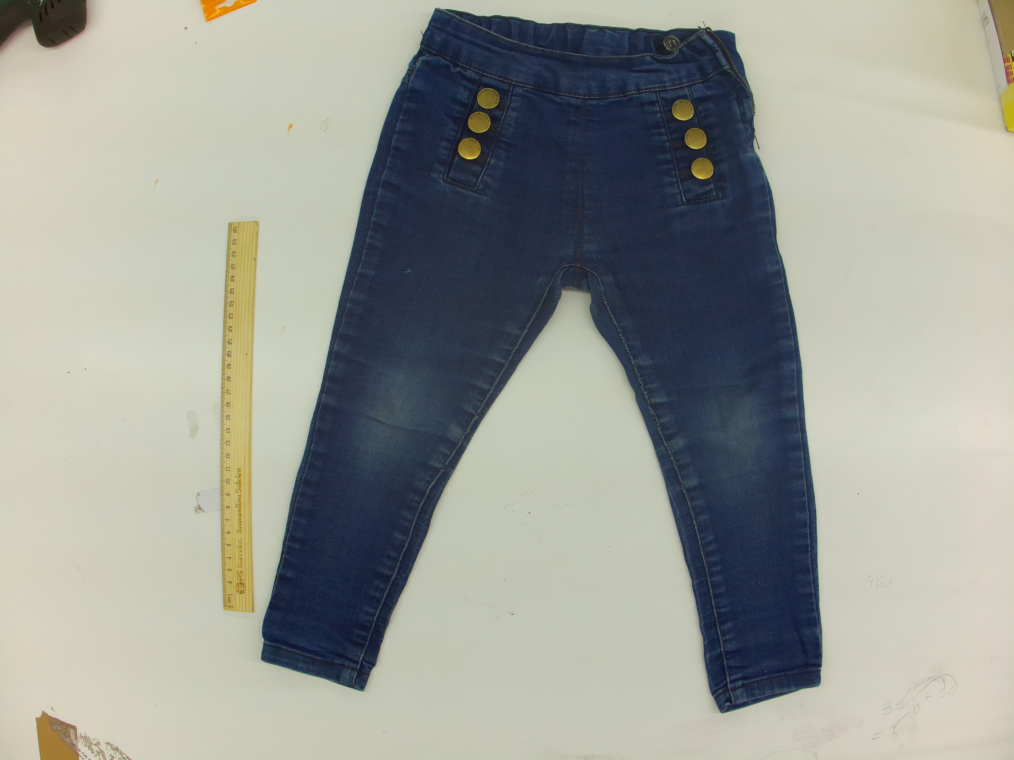
#> input picture test_images_mesurements/semburaco.jpg, 4056 x 3040 px, found by its file name (shown at 1/4 size)
$ python simple_direct_detector.py
#> lines starting #> are read from the running program, lines starting #| are printed output that depends on the picture; after the words box and inside, x2 and y2 are one past the last pixel; in counts of white or black regions, pixels touching at a corner belong together; pictures that were not available may be replaced by others from this repository, and a replacement may not be noted
#!/usr/bin/env python3
"""
SIMPLE AND DIRECT HOLE DETECTOR
1. Crop fabric only
2. Align perfectly
3. Compare directly
4. Find holes
"""

import cv2
import numpy as np
from pathlib import Path
import json

class SimpleDirectDetector:
    def __init__(self):
        self.debug = True

    def crop_fabric_only(self, img):
        """
        CROP APENAS O TECIDO - remove tudo o resto
        """
        print(f"  📐 Cropping fabric from {img.shape}")

        # Convert to grayscale
        gray = cv2.cvtColor(img, cv2.COLOR_BGR2GRAY)

        # Use threshold to separate garment from white background
        # Background is typically very light (> 200)
        _, binary = cv2.threshold(gray, 200, 255, cv2.THRESH_BINARY_INV)

        # Clean up with morphology
        kernel = np.ones((5,5), np.uint8)
        binary = cv2.morphologyEx(binary, cv2.MORPH_CLOSE, kernel)
        binary = cv2.morphologyEx(binary, cv2.MORPH_OPEN, kernel)

        # Find contours
        contours, _ = cv2.findContours(binary, cv2.RETR_EXTERNAL, cv2.CHAIN_APPROX_SIMPLE)

        if not contours:
            print(f"    ⚠️ No contours found, returning original")
            return img, (0, 0, img.shape[1], img.shape[0])

        # Find the largest contour (the garment)
        largest = max(contours, key=cv2.contourArea)

        # Check if contour is significant (at least 10% of image)
        image_area = img.shape[0] * img.shape[1]
        contour_area = cv2.contourArea(largest)

        if contour_area < image_area * 0.1:
            print(f"    ⚠️ Contour too small ({contour_area} < {image_area*0.1}), returning original")
            return img, (0, 0, img.shape[1], img.shape[0])

        # Get bounding box
        x, y, w, h = cv2.boundingRect(largest)

        # Add small padding
        padding = 50
        x = max(0, x - padding)
        y = max(0, y - padding)
        w = min(img.shape[1] - x, w + 2*padding)
        h = min(img.shape[0] - y, h + 2*padding)

        # CROP the fabric
        cropped = img[y:y+h, x:x+w]

        print(f"    ✅ Cropped to {cropped.shape} at ({x},{y}) (kept {100*(cropped.size/img.size):.1f}% of image)")

        return cropped, (x, y, w, h)

    def align_images_perfectly(self, img1, img2):
        """
        Alinha as duas imagens PERFEITAMENTE usando SIFT
        """
        print(f"  🎯 Aligning images...")

        # Ensure same size
        if img1.shape != img2.shape:
            # Resize img2 to match img1
            img2 = cv2.resize(img2, (img1.shape[1], img1.shape[0]))

        # Convert to grayscale
        gray1 = cv2.cvtColor(img1, cv2.COLOR_BGR2GRAY)
        gray2 = cv2.cvtColor(img2, cv2.COLOR_BGR2GRAY)

        # Use SIFT for best feature detection
        sift = cv2.SIFT_create(nfeatures=10000)  # Many features for perfect alignment

        # Detect keypoints and descriptors
        kp1, des1 = sift.detectAndCompute(gray1, None)
        kp2, des2 = sift.detectAndCompute(gray2, None)

        print(f"    Found {len(kp1)} and {len(kp2)} keypoints")

        if des1 is None or des2 is None or len(des1) < 4 or len(des2) < 4:
            print("    ⚠️ Not enough features, returning original")
            return img2

        # Use FLANN matcher for best matches
        FLANN_INDEX_KDTREE = 1
        index_params = dict(algorithm=FLANN_INDEX_KDTREE, trees=5)
        search_params = dict(checks=100)
        flann = cv2.FlannBasedMatcher(index_params, search_params)

        # Find matches
        matches = flann.knnMatch(des1, des2, k=2)

        # Filter good matches using Lowe's ratio test
        good_matches = []
        for match_pair in matches:
            if len(match_pair) == 2:
                m, n = match_pair
                if m.distance < 0.7 * n.distance:
                    good_matches.append(m)

        print(f"    Found {len(good_matches)} good matches")

        if len(good_matches) < 4:
            print("    ⚠️ Not enough good matches")
            return img2

        # Get matching points
        src_pts = np.float32([kp1[m.queryIdx].pt for m in good_matches]).reshape(-1, 1, 2)
        dst_pts = np.float32([kp2[m.trainIdx].pt for m in good_matches]).reshape(-1, 1, 2)

        # Find homography
        M, mask = cv2.findHomography(dst_pts, src_pts, cv2.RANSAC, 5.0)

        if M is None:
            print("    ⚠️ Could not find homography")
            return img2

        # Warp img2 to align with img1
        aligned = cv2.warpPerspective(img2, M, (img1.shape[1], img1.shape[0]))

        print(f"    ✅ Aligned successfully")
        return aligned

    def compare_and_find_holes(self, golden, test):
        """
        Compara diretamente pixel a pixel e encontra buracos
        """
        print(f"  🔍 Comparing images pixel by pixel...")

        # Multiple comparison methods
        differences = []

        # 1. Direct BGR difference
        diff_bgr = cv2.absdiff(golden, test)
        diff_gray = cv2.cvtColor(diff_bgr, cv2.COLOR_BGR2GRAY)
        differences.append(diff_gray)

        # 2. Convert to LAB for perceptual difference
        golden_lab = cv2.cvtColor(golden, cv2.COLOR_BGR2Lab)
        test_lab = cv2.cvtColor(test, cv2.COLOR_BGR2Lab)
        diff_lab = cv2.absdiff(golden_lab, test_lab)
        diff_lab_gray = cv2.cvtColor(diff_lab, cv2.COLOR_Lab2BGR)
        diff_lab_gray = cv2.cvtColor(diff_lab_gray, cv2.COLOR_BGR2GRAY)
        differences.append(diff_lab_gray)

        # Combine all differences
        combined_diff = np.zeros_like(diff_gray, dtype=np.float32)
        for diff in differences:
            combined_diff += diff.astype(np.float32)
        combined_diff = (combined_diff / len(differences)).astype(np.uint8)

        # Apply Gaussian blur to reduce noise
        combined_diff = cv2.GaussianBlur(combined_diff, (5, 5), 0)

        # Multiple threshold levels for better detection
        thresholds = []

        # Low threshold for subtle differences
        _, thresh1 = cv2.threshold(combined_diff, 15, 255, cv2.THRESH_BINARY)
        thresholds.append(thresh1)

        # Adaptive threshold for local variations
        thresh2 = cv2.adaptiveThreshold(combined_diff, 255, cv2.ADAPTIVE_THRESH_GAUSSIAN_C,
                                       cv2.THRESH_BINARY, 11, 2)
        thresholds.append(thresh2)

        # Otsu's threshold
        _, thresh3 = cv2.threshold(combined_diff, 0, 255, cv2.THRESH_BINARY + cv2.THRESH_OTSU)
        thresholds.append(thresh3)

        # Combine all thresholds
        binary = np.zeros_like(combined_diff)
        for thresh in thresholds:
            binary = cv2.bitwise_or(binary, thresh)

        # Clean up with morphology - smaller kernel to preserve small holes
        kernel = np.ones((2, 2), np.uint8)
        binary = cv2.morphologyEx(binary, cv2.MORPH_CLOSE, kernel)
        binary = cv2.morphologyEx(binary, cv2.MORPH_OPEN, kernel)

        # Find contours (potential holes)
        contours, _ = cv2.findContours(binary, cv2.RETR_EXTERNAL, cv2.CHAIN_APPROX_SIMPLE)

        print(f"    Found {len(contours)} differences")

        # Analyze each difference
        holes = []
        for contour in contours:
            area = cv2.contourArea(contour)

            # Lower minimum area to catch small holes
            if 10 < area < 50000:
                x, y, w, h = cv2.boundingRect(contour)

                # Get center
                M = cv2.moments(contour)
                if M["m00"] != 0:
                    cx = int(M["m10"] / M["m00"])
                    cy = int(M["m01"] / M["m00"])
                else:
                    cx, cy = x + w//2, y + h//2

                # Check if it's darker (likely a hole)
                golden_roi = cv2.cvtColor(golden[y:y+h, x:x+w], cv2.COLOR_BGR2GRAY)
                test_roi = cv2.cvtColor(test[y:y+h, x:x+w], cv2.COLOR_BGR2GRAY)

                if golden_roi.size > 0 and test_roi.size > 0:
                    brightness_diff = float(np.mean(golden_roi) - np.mean(test_roi))

                    # If test is darker, it's likely a hole (lower threshold)
                    if brightness_diff > 2:
                        hole = {
                            'center': [cx, cy],
                            'bbox': [x, y, w, h],
                            'area': float(area),
                            'brightness_diff': brightness_diff,
                            'confidence': min(100, brightness_diff * 2)
                        }
                        holes.append(hole)

        # Sort by confidence
        holes.sort(key=lambda x: x['confidence'], reverse=True)

        return holes, binary

    def detect(self, golden_path, test_path, output_path=None):
        """
        MAIN DETECTION - Simple and Direct
        """
        print(f"\n{'='*60}")
        print("SIMPLE DIRECT HOLE DETECTOR")
        print(f"{'='*60}")

        # Load images
        print(f"\n📷 Loading images...")
        golden = cv2.imread(str(golden_path))
        test = cv2.imread(str(test_path))

        if golden is None or test is None:
            print("❌ Error loading images")
            return None

        # STEP 1: CROP FABRIC ONLY
        print(f"\n✂️ STEP 1: Cropping fabric only...")
        golden_cropped, golden_bbox = self.crop_fabric_only(golden)
        test_cropped, test_bbox = self.crop_fabric_only(test)

        # Save cropped for debug
        if self.debug:
            cv2.imwrite("debug_golden_cropped.png", golden_cropped)
            cv2.imwrite("debug_test_cropped.png", test_cropped)

        # STEP 2: ALIGN PERFECTLY
        print(f"\n🎯 STEP 2: Aligning cropped images...")
        test_aligned = self.align_images_perfectly(golden_cropped, test_cropped)

        # Save aligned for debug
        if self.debug:
            cv2.imwrite("debug_test_aligned.png", test_aligned)

        # STEP 3: COMPARE DIRECTLY
        print(f"\n🔍 STEP 3: Comparing pixel by pixel...")
        holes, diff_mask = self.compare_and_find_holes(golden_cropped, test_aligned)

        # Save diff for debug
        if self.debug:
            cv2.imwrite("debug_diff_mask.png", diff_mask)

        print(f"\n✅ Found {len(holes)} potential holes")

        # Show results
        for i, hole in enumerate(holes[:5], 1):
            print(f"\n  {i}. HOLE at ({hole['center'][0]}, {hole['center'][1]})")
            print(f"     Size: {hole['bbox'][2]}x{hole['bbox'][3]} pixels")
            print(f"     Area: {hole['area']:.0f} pixels²")
            print(f"     Darker by: {hole['brightness_diff']:.1f} units")
            print(f"     Confidence: {hole['confidence']:.0f}%")

        # Create visualization
        if output_path:
            self.visualize(golden_cropped, test_cropped, test_aligned, holes, diff_mask, output_path)

        return {
            'holes_found': len(holes),
            'holes': holes[:10],
            'golden_crop': golden_bbox,
            'test_crop': test_bbox
        }

    def visualize(self, golden, test, aligned, holes, diff_mask, output_path):
        """
        Create simple visualization
        """
        # Mark holes on aligned image
        marked = aligned.copy()

        for i, hole in enumerate(holes[:10]):
            x, y, w, h = hole['bbox']
            cx, cy = hole['center']

            # Draw rectangle
            cv2.rectangle(marked, (x, y), (x+w, y+h), (0, 0, 255), 2)

            # Draw center
            cv2.circle(marked, (cx, cy), 5, (0, 0, 255), -1)

            # Add text
            text = f"#{i+1}"
            cv2.putText(marked, text, (x, y-5), cv2.FONT_HERSHEY_SIMPLEX, 0.5, (0, 0, 255), 2)

        # Create comparison grid
        h, w = golden.shape[:2]

        # Make all images same size
        if test.shape != golden.shape:
            test = cv2.resize(test, (w, h))
        if aligned.shape != golden.shape:
            aligned = cv2.resize(aligned, (w, h))
        if marked.shape != golden.shape:
            marked = cv2.resize(marked, (w, h))

        # Create 2x2 grid
        grid = np.zeros((h*2, w*2, 3), dtype=np.uint8)
        grid[:h, :w] = golden  # Golden cropped
        grid[:h, w:] = test    # Test cropped
        grid[h:, :w] = aligned  # Test aligned
        grid[h:, w:] = marked   # Marked holes

        # Add labels
        font = cv2.FONT_HERSHEY_SIMPLEX
        cv2.putText(grid, "GOLDEN (CROPPED)", (10, 30), font, 0.8, (0, 255, 0), 2)
        cv2.putText(grid, "TEST (CROPPED)", (w+10, 30), font, 0.8, (0, 255, 255), 2)
        cv2.putText(grid, "TEST (ALIGNED)", (10, h+30), font, 0.8, (255, 255, 0), 2)
        cv2.putText(grid, f"HOLES: {len(holes)}", (w+10, h+30), font, 0.8, (0, 0, 255), 2)

        # Save
        cv2.imwrite(str(output_path), grid)
        print(f"\n💾 Result saved to: {output_path}")

        # Save marked only
        marked_path = str(output_path).replace('.png', '_marked.png')
        cv2.imwrite(marked_path, marked)
        print(f"💾 Marked image saved to: {marked_path}")


def main():
    """Run the simple direct detector"""
    detector = SimpleDirectDetector()

    golden = "/home/celso/projects/qa_dashboard/test_images_mesurements/semburaco.jpg"
    test = "/home/celso/projects/qa_dashboard/test_images_mesurements/buraco.jpg"
    output = "/home/celso/projects/qa_dashboard/ai_mesurement/simple_direct_result.png"

    result = detector.detect(golden, test, output)
#> in detect, golden is the input picture: shape (3040, 4056, 3); mean B, G, R 148.5, 156.2, 153.4
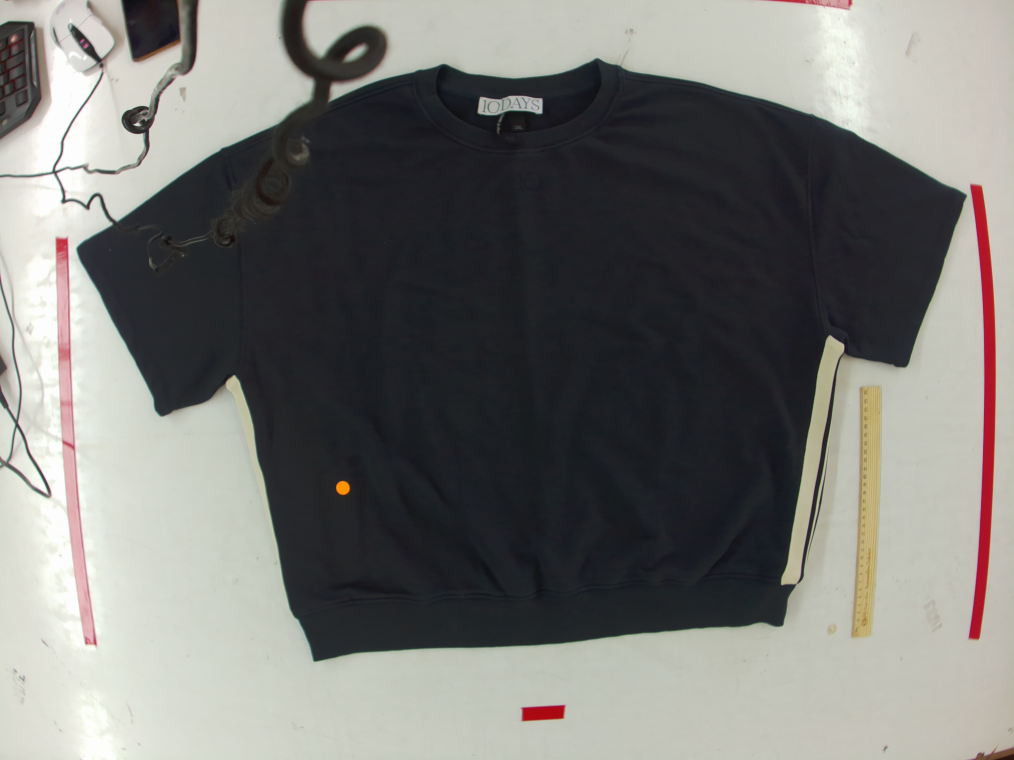
#> input picture test_images_mesurements/ant.jpg, 4056 x 3040 px, given in place of buraco.jpg, which was not available (shown at 1/4 size)
#> in detect, test is the input picture: shape (3040, 4056, 3); mean B, G, R 116.6, 119.9, 120.4
#|   📐 Cropping fabric from (3040, 4056, 3)
#> in crop_fabric_only, `binary = cv2.morphologyEx(binary, cv2.MORPH_OPEN, kernel)`:
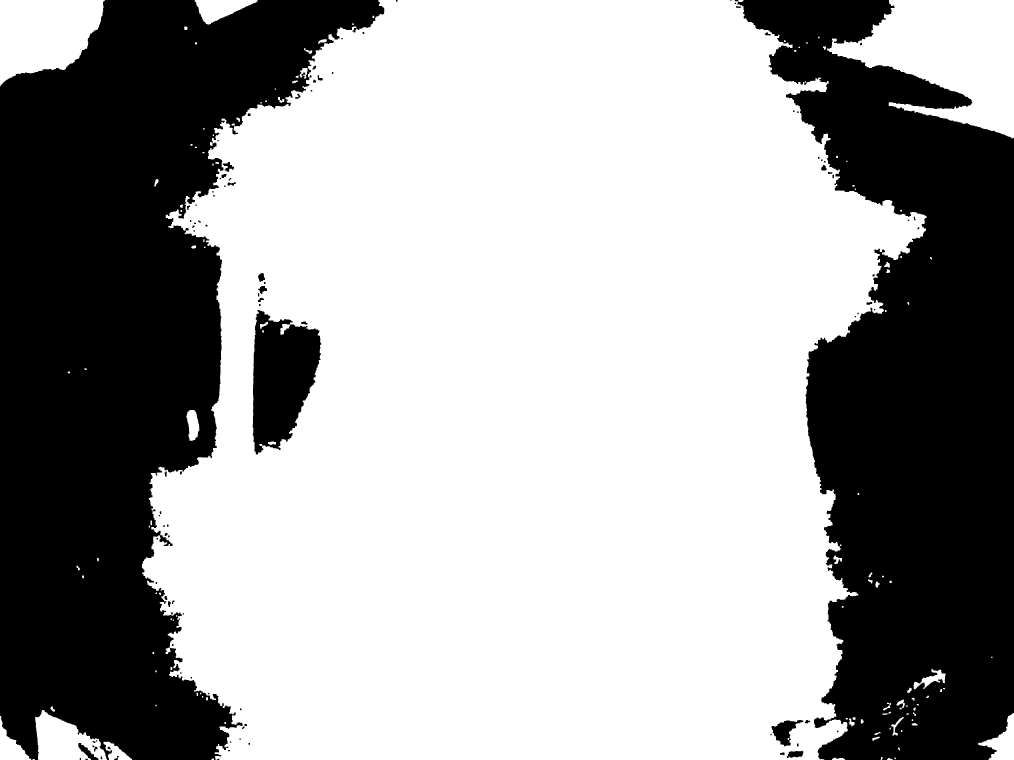
#> binary: shape (3040, 4056) (shown at 1/4 size); 63% white; 100 black regions (1 under 20 px)
#> in crop_fabric_only, `contours, _ = cv2.findContours(binary, cv2.RETR_EXTERNAL, cv2.CHAIN_AP..`: contours = 126 contours, 6 with area under 20; largest, box (x1, y1, x2, y2) and area: (568, 0, 3706, 3040) 7445806, (3308, 0, 4056, 553) 232272, (0, 0, 419, 345) 103851, (141, 2840, 428, 3040) 33802, (779, 0, 1030, 98) 13250
#> in crop_fabric_only, `largest = max(contours, key=cv2.contourArea)`: largest = contour of 4754 points, box (x1, y1, x2, y2) (568, 0, 3706, 3040), area 7445806
#> in crop_fabric_only, `contour_area = cv2.contourArea(largest)`: contour_area = 7445805.5
#> in crop_fabric_only, `x, y, w, h = cv2.boundingRect(largest)`: x = 568; y = 0; w = 3138; h = 3040
#> in crop_fabric_only, `x = max(0, x - padding)`: x = 518
#> in crop_fabric_only, `w = min(img.shape[1] - x, w + 2*padding)`: w = 3238
#> in crop_fabric_only, `cropped = img[y:y+h, x:x+w]`:
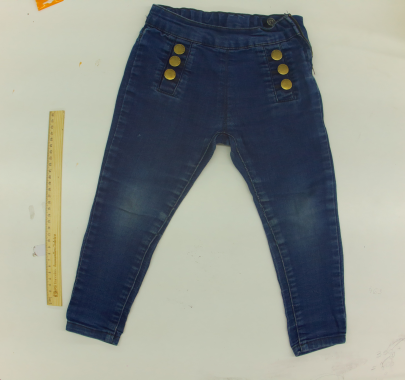
#> cropped: shape (3040, 3238, 3) (shown at 1/8 size); mean B, G, R 139.8, 144.7, 140.1
#|     ✅ Cropped to (3040, 3238, 3) at (518,0) (kept 79.8% of image)
#> in detect, `golden_cropped, golden_bbox = self.crop_fabric_only(golden)`: golden_bbox = (518, 0, 3238, 3040)
#|   📐 Cropping fabric from (3040, 4056, 3)
#> in crop_fabric_only (call 2), `contours, _ = cv2.findContours(binary, cv2.RETR_EXTERNAL, cv2.CHAIN_AP..`: contours = 67 contours, 4 with area under 20; largest, box (x1, y1, x2, y2) and area: (0, 0, 4056, 3040) 9363122, (0, 0, 204, 604) 96322, (221, 946, 389, 2585) 77967, (0, 1003, 207, 1994) 50858, (2885, 0, 3411, 41) 8196
#|     ✅ Cropped to (3040, 4056, 3) at (0,0) (kept 100.0% of image)
#> in detect, `test_cropped, test_bbox = self.crop_fabric_only(test)`: test_bbox = (0, 0, 4056, 3040)
#> in align_images_perfectly, `gray2 = cv2.cvtColor(img2, cv2.COLOR_BGR2GRAY)`:
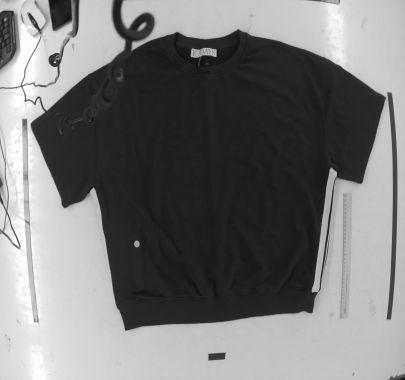
#> gray2: shape (3040, 3238) (shown at 1/8 size); min 12, max 255, mean 119.7
#> in align_images_perfectly, `kp1, des1 = sift.detectAndCompute(gray1, None)`: kp1 = 4071 keypoints; strongest (x, y, size): (807, 2404, 408.2), (2524, 2480, 388.7), (1741, 1712, 470), (2322, 258, 198.9)
#> in align_images_perfectly, `kp2, des2 = sift.detectAndCompute(gray2, None)`: kp2 = 625 keypoints; strongest (x, y, size): (439, 498, 11.4), (205, 804, 13.5), (1095, 1951, 31.9), (249, 140, 29.1)
#|     Found 4071 and 625 keypoints
#> in align_images_perfectly, `matches = flann.knnMatch(des1, des2, k=2)`: matches = 4071 matches
#> after the loop in align_images_perfectly, `for match_pair in matches:`: good_matches = 62 matches
#|     Found 62 good matches
#> in align_images_perfectly, `src_pts = np.float32([kp1[m.queryIdx].pt for m in good_matches]).resha..`: src_pts = 62 rows, first 8: [298.8, 2047.7], [298.8, 2047.7], [312.7, 81.75], [391.3, 1833.1], [393.3, 2028.6], [394.7, 1977.5], [438.9, 1879.9], [440.9, 2040.5]
#> in align_images_perfectly, `dst_pts = np.float32([kp2[m.trainIdx].pt for m in good_matches]).resha..`: dst_pts = 62 rows, first 8: [588, 395.3], [588, 395.3], [96.6, 100.5], [217.9, 814.5], [2746.7, 2357.7], [2746.7, 2357.7], [2777, 2199.1], [2772.4, 2297.8]
#> in align_images_perfectly, `M, mask = cv2.findHomography(dst_pts, src_pts, cv2.RANSAC, 5.0)`: M = [[2.08, 0.0349, -760.3], [5.2, -2.42, 1163.8], [0.00145, -0.000643, 1]]; mask = 62 values, max 1 at index 0, min 0 at index 2, mean 0.113
#> the loop in compare_and_find_holes, `for diff in differences:` made 2 passes
#> in compare_and_find_holes, `_, thresh3 = cv2.threshold(combined_diff, 0, 255, cv2.THRESH_BINARY + ..`:
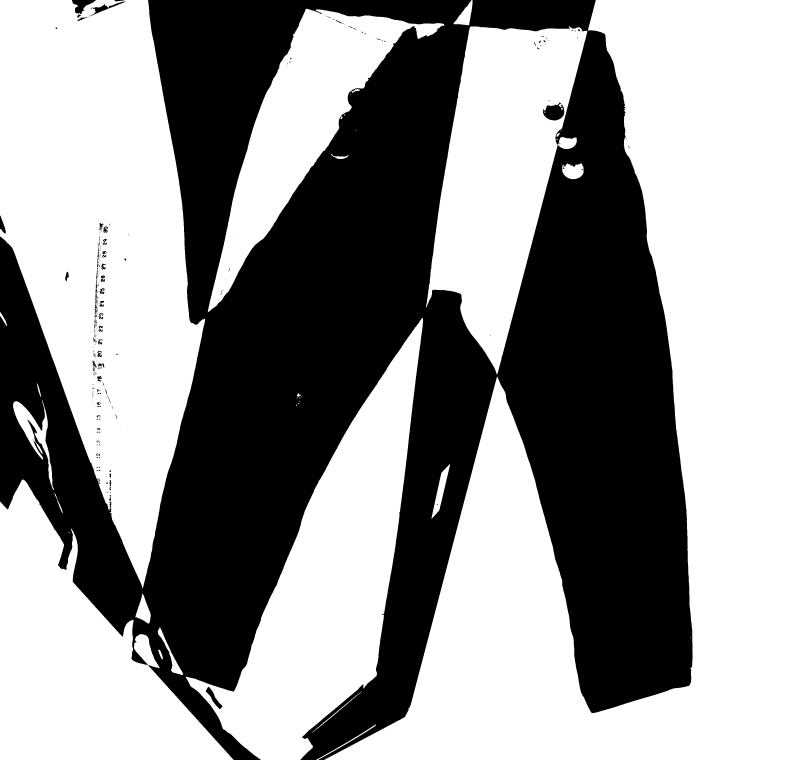
#> thresh3: shape (3040, 3238) (shown at 1/4 size); 58.5% white; 282 black regions (181 under 20 px), largest, box (x1, y1, x2, y2) and area: (0, 0, 2771, 3040) 4067301, (2171, 410, 2257, 482) 4104, (288, 0, 383, 72) 2712
#> the loop in compare_and_find_holes, `for thresh in thresholds:` made 3 passes
#> in compare_and_find_holes, `contours, _ = cv2.findContours(binary, cv2.RETR_EXTERNAL, cv2.CHAIN_AP..`: contours = [[[0, 0], [0, 3039], [3237, 3039], [3237, 0]]]
#|     Found 1 differences
#> the loop in compare_and_find_holes, `for contour in contours:` made 1 pass
#> (contour, area) on pass 1: ([[0, 0], [0, 3039], [3237, 3039], [3237, 0]], 9837243)
#> after the loop in compare_and_find_holes, `for contour in contours:`: holes = []
#| ✅ Found 0 potential holes
#> in visualize, `font = cv2.FONT_HERSHEY_SIMPLEX`: font = 0
#> result = {'holes_found': 0, 'holes': [], 'golden_crop': (518, 0, 3238, 3040), 'test_crop': (0, 0, 4056, 3040)}

    if result and result['holes_found'] > 0:
        print(f"\n{'='*60}")
        print("🎯 DETECTION COMPLETE!")
        print(f"{'='*60}")
        print(f"✅ Found {result['holes_found']} holes")

        # Save JSON report
        with open('simple_direct_result.json', 'w') as f:
            json.dump(result, f, indent=2)
        print(f"📄 Report saved to: simple_direct_result.json")

        if result['holes']:
            hole = result['holes'][0]
            print(f"\n📍 Main hole:")
            print(f"   Position: ({hole['center'][0]}, {hole['center'][1]})")
            print(f"   In cropped fabric image")
    else:
        print("\n✅ No holes found - images match!")


if __name__ == "__main__":
    main()
